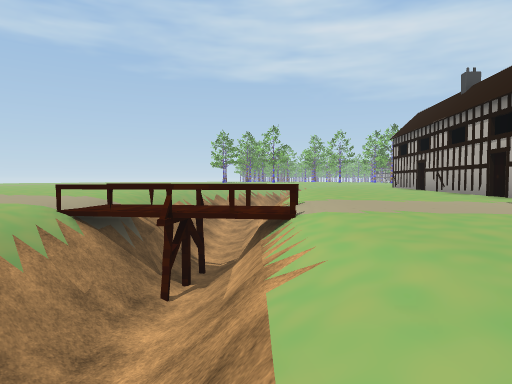
[1] (above)

22 first-person views from a walk through a 3-D level made in the Unity game engine. The camera is 1.3 m above the floor, tilts 2° down and sees 75° across. The floor is counted in squares, 2 m on a side. Each view is taken from the middle of a square. On the plan, view 1 faces up. The plan holds only what a view shows up to about 10 squares ahead; the rest is blank. The place goes on beyond the plan. Some surface patterns are stand-ins.

[2]
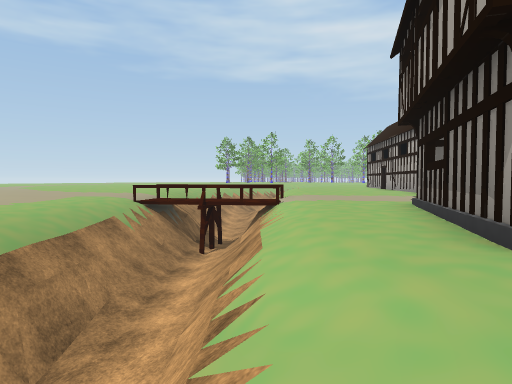

[3]
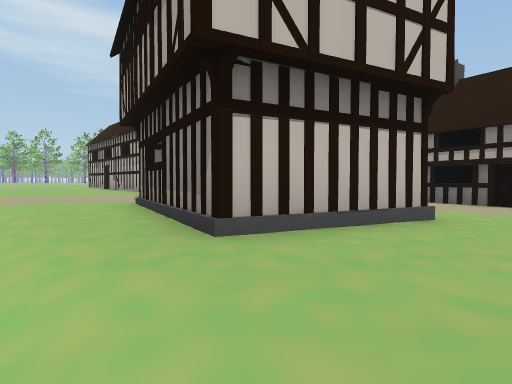

[4]
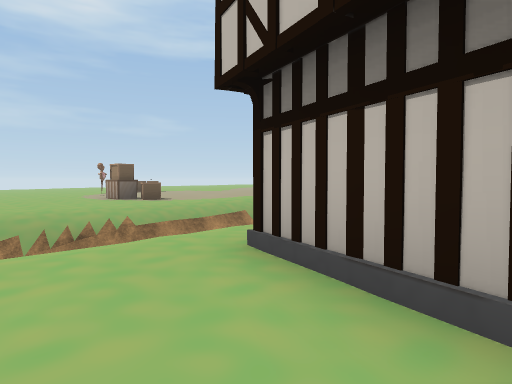

[5]
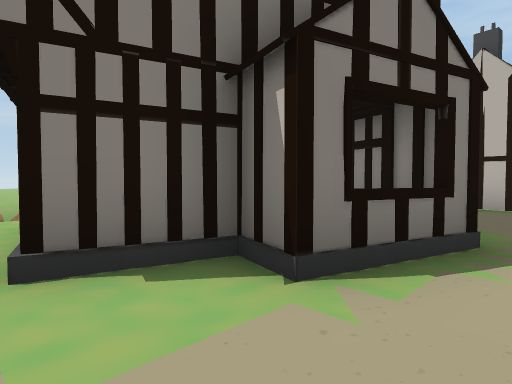

[6]
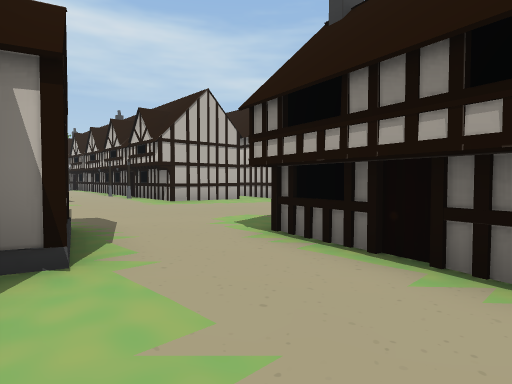

[7]
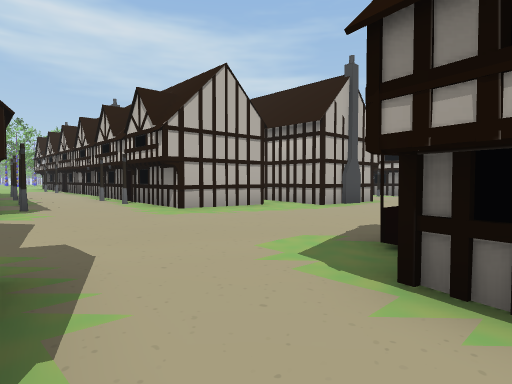

[8]
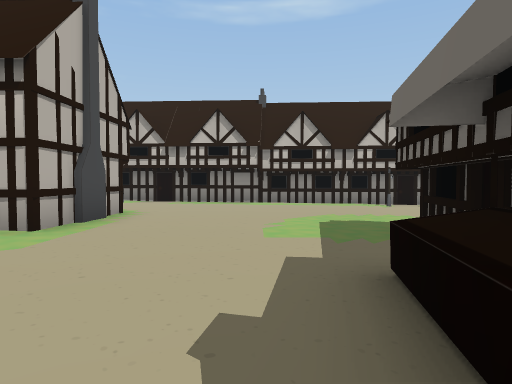

[9]
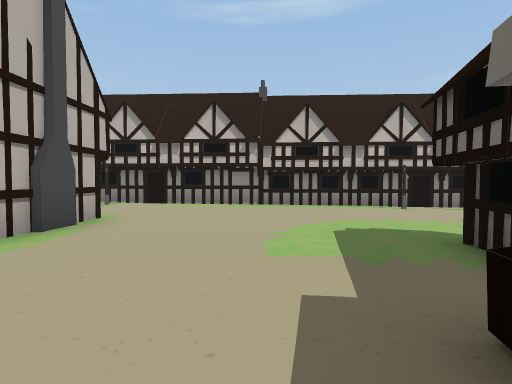

[10]
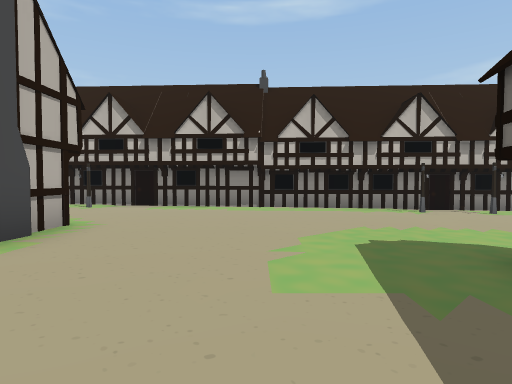

[11]
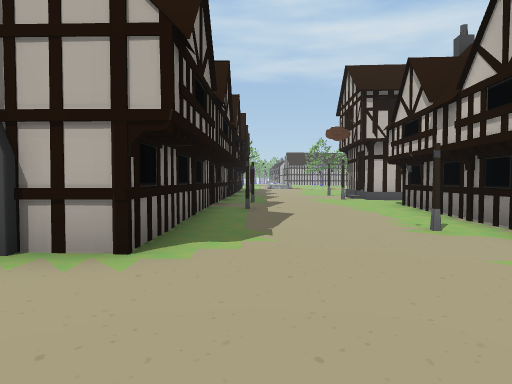

[12]
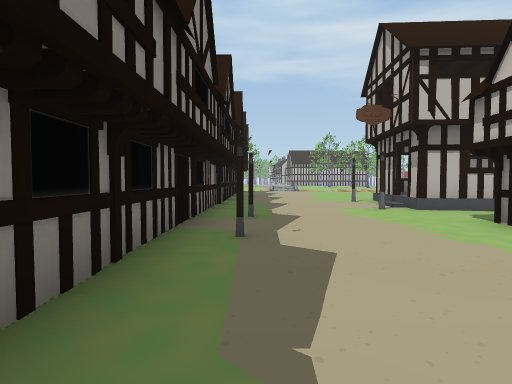

[13]
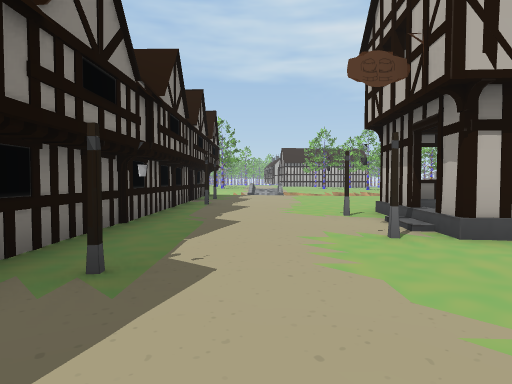

[14]
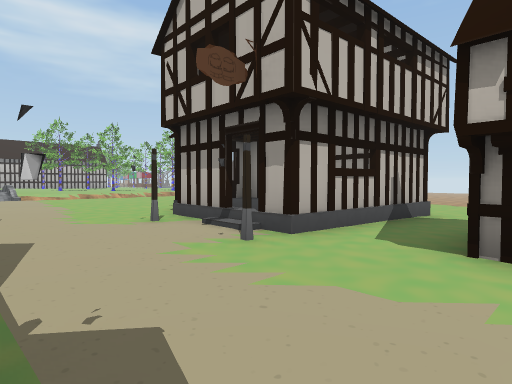

[15]
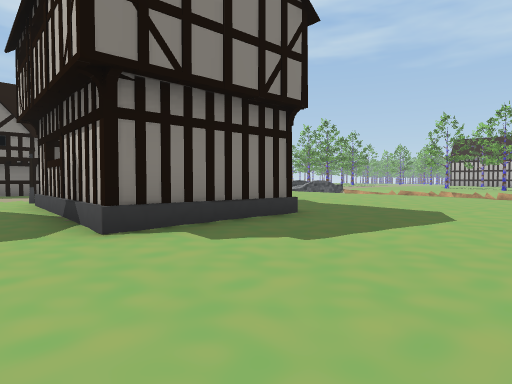

[16]
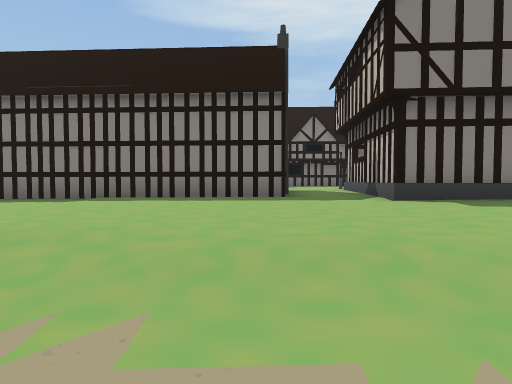

[17]
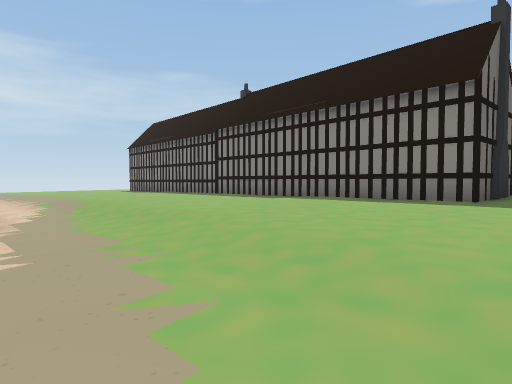

[18]
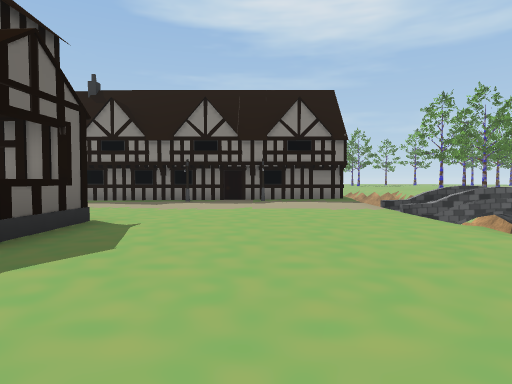

[19]
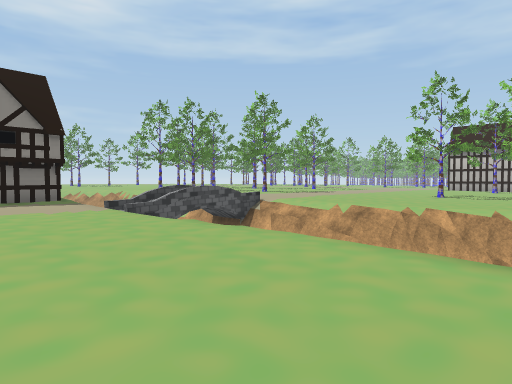

[20]
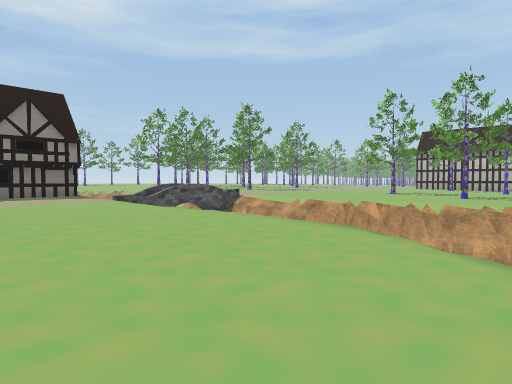

[21]
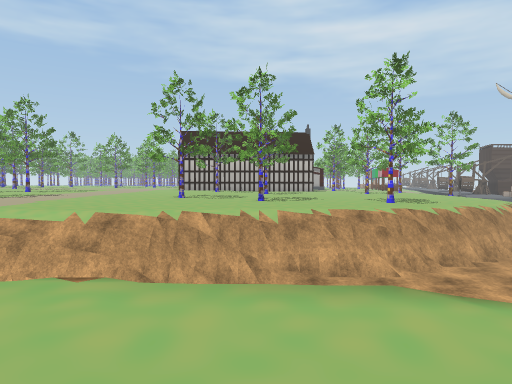

[22]
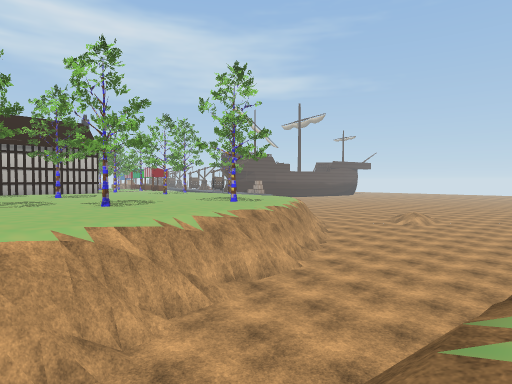

### Floor plan
Key: @ floor where view 1 was taken; # wall or solid block; . main floor; : floor 0.25 m higher than the main floor; - floor 0.25 m lower than the main floor; _ floor 0.75 m lower than the main floor; < floor 2.5 m lower than the main floor; / step, stairs or slope; = window, fence, low wall or low ledge; v drop or lower ground; H house; S streetlight; T tree; O other object.
Columns run from 6 left of view 1 to 30 right of it. Each row starts with its distance up from view 1.
 31                               ..
 30                              ....
 29                              T....
 28                         :::::..T...T.
 27                         ::::.........
 26                          :::.......##
 25                           :...///==#<
 24                          ////##=/<<<<
 23                         //==//<<<<<<<
 22                         //    <<<<<<<
 21                         /=   v //<<<<
 20                       //////////
 19                       #:..........
 18                       #:...........
 17                       #O...........
 16                       #............
 15                       #S..........
 14                       #....HHH....
 13                       #...SH HHH...
 12                       #.../   H...-
 11                       #..SHHHHH..--
 10 ::://///:::#  S.      #..........--/_
  9 :::///=/:::#  ..#     #S.........-//_
  8 :::///v/:::# .OS#     #....###..--//_
  7 :::///#/::.# ..S#     #S...###.---//_
  6 .../===/...##S..#  .###....###.---///
  5 ...=....... ....###.###..S## #----//
  4  ..///=...  ........###...# ##----//
  3  ../////.H  ..............# #-----//
  2  ..////..H HH.............# #----///
  1 ...///=.H   H...........--#    --///
  0 .../#/@.H  HH.#OOO.....---#     -///
 -1 .../ //.HHHH..#  ##...----#      //
 -2 ..//  /.......#   ###-----#
 -3       /......##       ---S#

Positions as (right, up) in squares from view 1, and headings:
1: (0, 0), facing up
2: (0, -3), facing up
3: (0, -3), facing up-right
4: (4, -3), facing up-left
5: (7, -2), facing up-left
6: (5, -3), facing up-right
7: (6, -1), facing up-right
8: (9, 1), facing right
9: (10, 1), facing right
10: (11, 1), facing right
11: (17, 1), facing up
12: (17, 4), facing up
13: (18, 7), facing up
14: (17, 8), facing up-right
15: (28, 9), facing up-left
16: (30, 8), facing left
17: (30, 10), facing down-left
18: (26, 17), facing left
19: (26, 17), facing up-left
20: (28, 16), facing up-left
21: (25, 18), facing up
22: (22, 20), facing up-right
